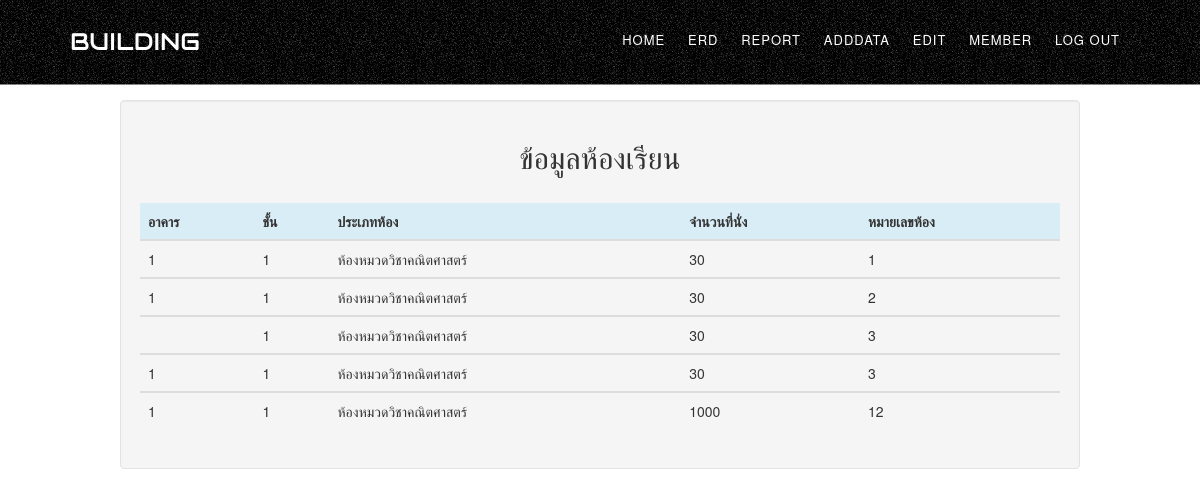
Screenshot of /show.php (signed in) with the database file from the repository.
### tables this page shows
CREATE TABLE `classroom` (
  `id` int(11) NOT NULL AUTO_INCREMENT,
  `building_name` varchar(45) NOT NULL,
  `class_num` int(10) NOT NULL,
  `classroom_type` varchar(100) NOT NULL,
  `seating` int(100) NOT NULL,
  `room_num` int(50) NOT NULL,
  PRIMARY KEY (`id`)
);

### show.php (the view, shortened to what this page needs)
<!DOCTYPE html>
<html lang="en-US">
<head>
	<link rel="stylesheet" href="files/css/show.css">
	<link rel="stylesheet" href="files/css/bootstrap.css">
	<link rel="stylesheet" href="files/css/animate.css">
	<link rel="stylesheet" href="files/css/simple-line-icons.css">
	<link rel="stylesheet" href="files/css/font-awesome.min.css">
	<link rel="stylesheet" href="files/css/style.css">
<link rel="stylesheet" href="files/rs-plugin/css/settings.css">
    <link rel="stylesheet" href="http://maxcdn.bootstrapcdn.com/bootstrap/3.3.7/css/bootstrap.min.css">
</head>
<body>
	<div class="sidebar-menu-container" id="sidebar-menu-container">
		<div class="sidebar-menu-push">
			<div class="sidebar-menu-inner">
				<header class="site-header">
					<div id="main-header" class="main-header header-sticky">
						<div class="inner-header clearfix">
							<div class="logo">
								<a href="home.php">Building</a>
							</div>
							<nav class="main-navigation pull-right hidden-xs hidden-sm">
								<ul>
									<li><a href="home.php">Home</a></li>
									<li><a href="ERD.php">ERD</a></li>
									<li><a href="show.php">Report</a></li>
									<li><a href="adddata.php">Adddata</a></li>
									<li><a href="editdata.php">Edit</a></li>
									<li><a href="member.php">Member</a></li>
									<li><a href="logout.php?logout=">Log out</a></li>
								</ul>
							</nav>
						</div>
					</div>
				</header>
			</div>
<br><br><br><br><br>
<center>
<div class="well" style="width:80%;">
  <h2>ข้อมูลห้องเรียน</h2><br>
    <table class="table">
    <thead>
       <tr class="info">
        <th>อาคาร</th>
        <th>ชั้น</th>
        <th>ประเภทห้อง</th>
        <th>จำนวนที่นั่ง</th>
        <th>หมายเลขห้อง</th>
        </tr>
    </thead>
<?php
include("config.php");
$query = mysqli_query($conn, "SELECT * FROM classroom ");
			while($row = mysqli_fetch_array($query))
			{
				echo'
					<form action="adddata.php" method="post" name="addtocart">
						<tbody>
						  <tr>
							<td>'.$row['building_name'].'</td>
							<td>'.$row['class_num'].'</td>
							<td>'.$row['classroom_type'].'</td>
							<td>'.$row['seating'].'</td>
							<td>'.$row['room_num'].'</td>
						  </tr>
					</form>';
			}
?>
	</table>
</div>
</center>
</body>
</html>

### files/css/show.css (style rules this page uses)
body { background: url(https://superdevresources.com/wp-content/uploads/2015/12/new-york-background.jpg) no-repeat center center fixed; -webkit-background-size: cover; -moz-background-size: cover; -o-background-size: cover; background-size: cover; }

### files/css/style.css (style rules this page uses)
html { -webkit-font-smoothing: antialiased; -moz-osx-font-smoothing: grayscale; font-size: 93.75%; }
body { font-family: 'Open Sans', sans-serif; }
ul, ol, dl { font-size: 1rem; line-height: 1.6; margin-bottom: 1.42857rem; list-style-position: outside; font-family: inherit; }
h1, h2, h3, h4, h5, h6 { font-family: Raleway, "Helvetica Neue", Helvetica, Roboto, Arial, sans-serif; font-weight: 600; font-style: normal; color: #333; text-rendering: optimizeLegibility; margin-top: 0; margin-bottom: 1.07143rem; line-height: 1.4; }
.site-header { position: fixed; width: 100%; top: 0; left: 0; z-index: 9999; border-bottom: 1px solid rgba(255, 255, 255, 0.5); padding: 10px 0; -webkit-transition: all 400ms; -moz-transition: all 400ms; -o-transition: all 400ms; transition: all 400ms; background:url('../images/background-header.png'); }
.site-header .inner-header { padding: 0 70px; }
.site-header .main-header .logo { float: left; margin: 15px 0; }
.site-header .main-header .logo a { color: #fff; font-family: 'Audiowide', sans-serif; font-size: 24px; text-transform: uppercase; }
nav.main-navigation { position: relative; z-index: 20; }
nav.main-navigation ul { margin: 0; padding: 0; list-style: none; }
nav.main-navigation ul li { position: relative; display: inline-block; padding: 10px; }
nav.main-navigation ul a { font-size: 13px; letter-spacing: 1px; text-transform: uppercase; color: #fff; display: block; padding: 15px 10px; }
@media (min-width: 992px) and (max-width: 1200px) { nav.main-navigation ul a { padding: 10px 0; } }
.sidebar-menu-inner { position: relative; overflow: hidden; background: #fff; }
.sidebar-menu-container { position: relative; overflow: hidden; }
.sidebar-menu-push { position: relative; left: 0; z-index: 9999; height: 100%; -webkit-transition: -webkit-transform 0.5s; transition: transform 0.5s; }
h1, h2, h3, h4, h5, h6 { color: #272727; }
h2 { font-size: 42px; }

### rows the page displays
classroom: building_name "1", class_num "1", classroom_type "ห้องหมวดวิชาคณิตศาสตร์", seating "30", room_num "1"
classroom: building_name "1", class_num "1", classroom_type "ห้องหมวดวิชาคณิตศาสตร์", seating "30", room_num "2"
classroom: class_num "1", classroom_type "ห้องหมวดวิชาคณิตศาสตร์", seating "30", room_num "3"
classroom: building_name "1", class_num "1", classroom_type "ห้องหมวดวิชาคณิตศาสตร์", seating "30", room_num "3"
classroom: building_name "1", class_num "1", classroom_type "ห้องหมวดวิชาคณิตศาสตร์", seating "1000", room_num "12"
